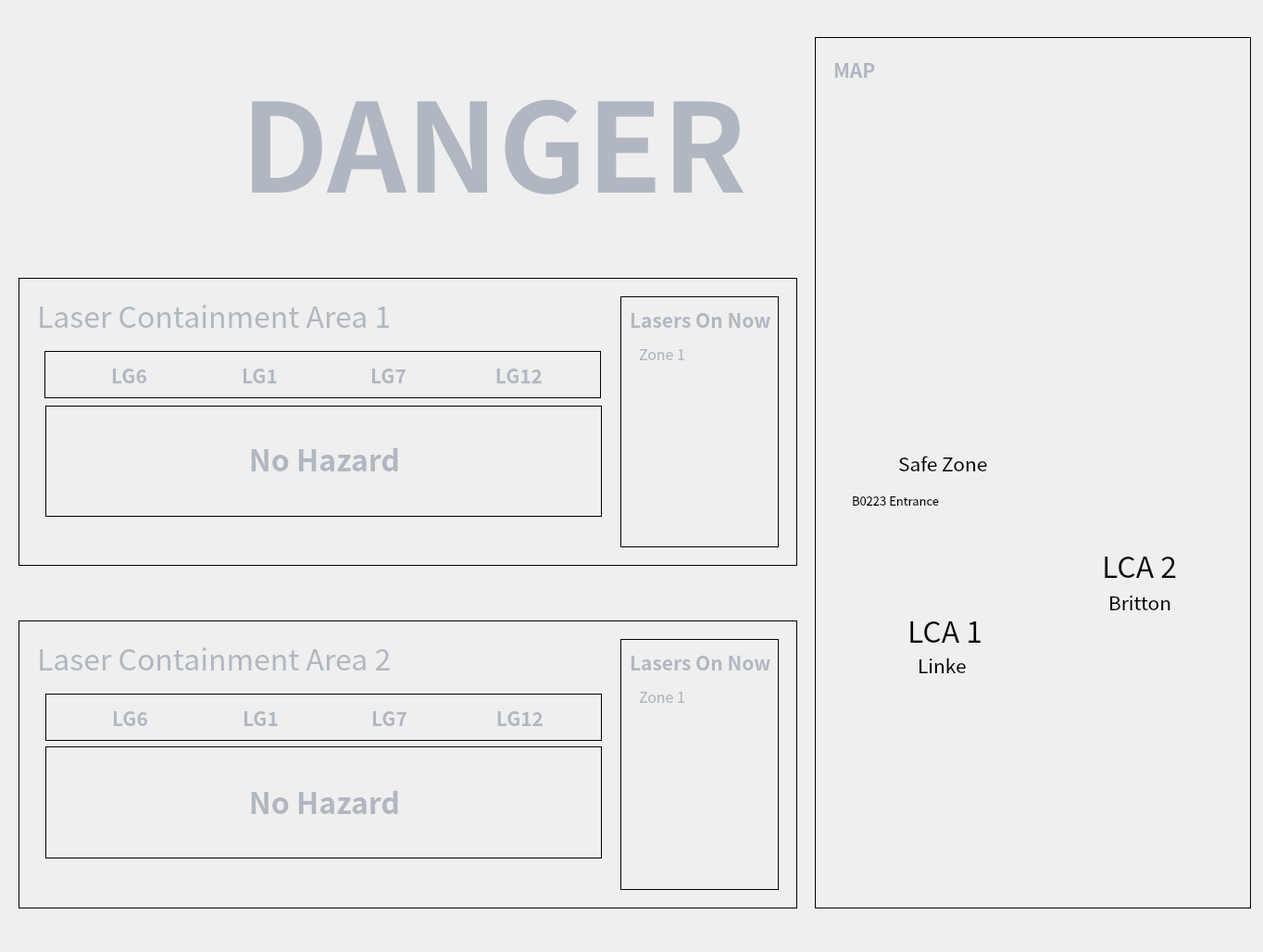
<?xml version="1.0" encoding="UTF-8"?>
<ui version="4.0">
 <class>MainWindow</class>
 <widget class="QMainWindow" name="MainWindow">
  <property name="geometry">
   <rect>
    <x>0</x>
    <y>0</y>
    <width>1364</width>
    <height>1028</height>
   </rect>
  </property>
  <property name="windowTitle">
   <string>MainWindow</string>
  </property>
  <property name="autoFillBackground">
   <bool>false</bool>
  </property>
  <widget class="QWidget" name="centralwidget">
   <widget class="QLabel" name="background">
    <property name="geometry">
     <rect>
      <x>-10</x>
      <y>0</y>
      <width>1511</width>
      <height>1171</height>
     </rect>
    </property>
    <property name="sizePolicy">
     <sizepolicy hsizetype="Fixed" vsizetype="Fixed">
      <horstretch>0</horstretch>
      <verstretch>0</verstretch>
     </sizepolicy>
    </property>
    <property name="font">
     <font>
      <kerning>true</kerning>
     </font>
    </property>
    <property name="autoFillBackground">
     <bool>false</bool>
    </property>
    <property name="text">
     <string/>
    </property>
    <property name="pixmap">
     <pixmap>images/gui1background.png</pixmap>
    </property>
    <property name="scaledContents">
     <bool>true</bool>
    </property>
   </widget>
   <widget class="QLabel" name="element2">
    <property name="geometry">
     <rect>
      <x>49</x>
      <y>438</y>
      <width>601</width>
      <height>120</height>
     </rect>
    </property>
    <property name="sizePolicy">
     <sizepolicy hsizetype="Fixed" vsizetype="Fixed">
      <horstretch>0</horstretch>
      <verstretch>0</verstretch>
     </sizepolicy>
    </property>
    <property name="autoFillBackground">
     <bool>false</bool>
    </property>
    <property name="frameShape">
     <enum>QFrame::Box</enum>
    </property>
    <property name="text">
     <string/>
    </property>
    <property name="pixmap">
     <pixmap>images/gui1element1.png</pixmap>
    </property>
    <property name="scaledContents">
     <bool>true</bool>
    </property>
   </widget>
   <widget class="QWidget" name="horizontalLayoutWidget">
    <property name="geometry">
     <rect>
      <x>49</x>
      <y>448</y>
      <width>601</width>
      <height>102</height>
     </rect>
    </property>
    <layout class="QHBoxLayout" name="horizontalLayout">
     <item>
      <widget class="QLabel" name="glasses2">
       <property name="sizePolicy">
        <sizepolicy hsizetype="Fixed" vsizetype="Fixed">
         <horstretch>0</horstretch>
         <verstretch>0</verstretch>
        </sizepolicy>
       </property>
       <property name="maximumSize">
        <size>
         <width>100</width>
         <height>100</height>
        </size>
       </property>
       <property name="text">
        <string/>
       </property>
       <property name="pixmap">
        <pixmap>images/checkgreen2.png</pixmap>
       </property>
       <property name="scaledContents">
        <bool>true</bool>
       </property>
      </widget>
     </item>
     <item>
      <widget class="QLabel" name="glasses3">
       <property name="sizePolicy">
        <sizepolicy hsizetype="Fixed" vsizetype="Fixed">
         <horstretch>0</horstretch>
         <verstretch>0</verstretch>
        </sizepolicy>
       </property>
       <property name="maximumSize">
        <size>
         <width>100</width>
         <height>100</height>
        </size>
       </property>
       <property name="text">
        <string/>
       </property>
       <property name="pixmap">
        <pixmap>images/checkgreen2.png</pixmap>
       </property>
       <property name="scaledContents">
        <bool>true</bool>
       </property>
      </widget>
     </item>
     <item>
      <widget class="QLabel" name="glasses4">
       <property name="sizePolicy">
        <sizepolicy hsizetype="Fixed" vsizetype="Fixed">
         <horstretch>0</horstretch>
         <verstretch>0</verstretch>
        </sizepolicy>
       </property>
       <property name="maximumSize">
        <size>
         <width>100</width>
         <height>100</height>
        </size>
       </property>
       <property name="text">
        <string/>
       </property>
       <property name="pixmap">
        <pixmap>images/checkgreen2.png</pixmap>
       </property>
       <property name="scaledContents">
        <bool>true</bool>
       </property>
      </widget>
     </item>
     <item>
      <widget class="QLabel" name="glasses5">
       <property name="sizePolicy">
        <sizepolicy hsizetype="Fixed" vsizetype="Fixed">
         <horstretch>0</horstretch>
         <verstretch>0</verstretch>
        </sizepolicy>
       </property>
       <property name="maximumSize">
        <size>
         <width>100</width>
         <height>100</height>
        </size>
       </property>
       <property name="text">
        <string/>
       </property>
       <property name="pixmap">
        <pixmap>images/checkgreen2.png</pixmap>
       </property>
       <property name="scaledContents">
        <bool>true</bool>
       </property>
      </widget>
     </item>
    </layout>
   </widget>
   <widget class="QLabel" name="element2_2">
    <property name="geometry">
     <rect>
      <x>670</x>
      <y>320</y>
      <width>171</width>
      <height>271</height>
     </rect>
    </property>
    <property name="sizePolicy">
     <sizepolicy hsizetype="Fixed" vsizetype="Fixed">
      <horstretch>0</horstretch>
      <verstretch>0</verstretch>
     </sizepolicy>
    </property>
    <property name="autoFillBackground">
     <bool>false</bool>
    </property>
    <property name="frameShape">
     <enum>QFrame::Box</enum>
    </property>
    <property name="frameShadow">
     <enum>QFrame::Plain</enum>
    </property>
    <property name="text">
     <string/>
    </property>
    <property name="pixmap">
     <pixmap>images/gui1element1.png</pixmap>
    </property>
    <property name="scaledContents">
     <bool>true</bool>
    </property>
   </widget>
   <widget class="QLabel" name="label_4">
    <property name="geometry">
     <rect>
      <x>680</x>
      <y>320</y>
      <width>171</width>
      <height>51</height>
     </rect>
    </property>
    <property name="font">
     <font>
      <family>Noto Sans CJK HK</family>
      <pointsize>16</pointsize>
      <weight>75</weight>
      <bold>true</bold>
     </font>
    </property>
    <property name="text">
     <string>&lt;html&gt;&lt;head/&gt;&lt;body&gt;&lt;p&gt;&lt;span style=&quot; color:#b0b7c1;&quot;&gt;Lasers On Now&lt;/span&gt;&lt;/p&gt;&lt;/body&gt;&lt;/html&gt;</string>
    </property>
   </widget>
   <widget class="QLabel" name="label_6">
    <property name="geometry">
     <rect>
      <x>900</x>
      <y>50</y>
      <width>261</width>
      <height>51</height>
     </rect>
    </property>
    <property name="font">
     <font>
      <family>Noto Sans CJK HK</family>
      <pointsize>16</pointsize>
      <weight>75</weight>
      <bold>true</bold>
     </font>
    </property>
    <property name="text">
     <string>&lt;html&gt;&lt;head/&gt;&lt;body&gt;&lt;p&gt;&lt;span style=&quot;color:#b0b7c1;&quot;&gt;MAP&lt;/span&gt;&lt;/p&gt;&lt;/body&gt;&lt;/html&gt;</string>
    </property>
   </widget>
   <widget class="QLabel" name="element3_3">
    <property name="geometry">
     <rect>
      <x>880</x>
      <y>40</y>
      <width>471</width>
      <height>941</height>
     </rect>
    </property>
    <property name="sizePolicy">
     <sizepolicy hsizetype="Fixed" vsizetype="Fixed">
      <horstretch>0</horstretch>
      <verstretch>0</verstretch>
     </sizepolicy>
    </property>
    <property name="autoFillBackground">
     <bool>false</bool>
    </property>
    <property name="frameShape">
     <enum>QFrame::Box</enum>
    </property>
    <property name="text">
     <string/>
    </property>
    <property name="pixmap">
     <pixmap>images/gui1element6.png</pixmap>
    </property>
    <property name="scaledContents">
     <bool>true</bool>
    </property>
   </widget>
   <widget class="QLabel" name="label_7">
    <property name="geometry">
     <rect>
      <x>40</x>
      <y>680</y>
      <width>391</width>
      <height>61</height>
     </rect>
    </property>
    <property name="font">
     <font>
      <family>Noto Sans CJK HK</family>
      <pointsize>24</pointsize>
     </font>
    </property>
    <property name="text">
     <string>&lt;html&gt;&lt;head/&gt;&lt;body&gt;&lt;p&gt;&lt;span style=&quot; color:#b0b7c1;&quot;&gt;Laser Containment Area 2&lt;/span&gt;&lt;/p&gt;&lt;/body&gt;&lt;/html&gt;</string>
    </property>
   </widget>
   <widget class="QWidget" name="horizontalLayoutWidget_2">
    <property name="geometry">
     <rect>
      <x>49</x>
      <y>816</y>
      <width>601</width>
      <height>102</height>
     </rect>
    </property>
    <layout class="QHBoxLayout" name="horizontalLayout_2">
     <item>
      <widget class="QLabel" name="glasses2_2">
       <property name="sizePolicy">
        <sizepolicy hsizetype="Fixed" vsizetype="Fixed">
         <horstretch>0</horstretch>
         <verstretch>0</verstretch>
        </sizepolicy>
       </property>
       <property name="maximumSize">
        <size>
         <width>100</width>
         <height>100</height>
        </size>
       </property>
       <property name="text">
        <string/>
       </property>
       <property name="pixmap">
        <pixmap>images/checkgreen2.png</pixmap>
       </property>
       <property name="scaledContents">
        <bool>true</bool>
       </property>
      </widget>
     </item>
     <item>
      <widget class="QLabel" name="glasses3_2">
       <property name="sizePolicy">
        <sizepolicy hsizetype="Fixed" vsizetype="Fixed">
         <horstretch>0</horstretch>
         <verstretch>0</verstretch>
        </sizepolicy>
       </property>
       <property name="maximumSize">
        <size>
         <width>100</width>
         <height>100</height>
        </size>
       </property>
       <property name="text">
        <string/>
       </property>
       <property name="pixmap">
        <pixmap>images/checkgreen2.png</pixmap>
       </property>
       <property name="scaledContents">
        <bool>true</bool>
       </property>
      </widget>
     </item>
     <item>
      <widget class="QLabel" name="glasses4_2">
       <property name="sizePolicy">
        <sizepolicy hsizetype="Fixed" vsizetype="Fixed">
         <horstretch>0</horstretch>
         <verstretch>0</verstretch>
        </sizepolicy>
       </property>
       <property name="maximumSize">
        <size>
         <width>100</width>
         <height>100</height>
        </size>
       </property>
       <property name="text">
        <string/>
       </property>
       <property name="pixmap">
        <pixmap>images/checkgreen2.png</pixmap>
       </property>
       <property name="scaledContents">
        <bool>true</bool>
       </property>
      </widget>
     </item>
     <item>
      <widget class="QLabel" name="glasses5_2">
       <property name="sizePolicy">
        <sizepolicy hsizetype="Fixed" vsizetype="Fixed">
         <horstretch>0</horstretch>
         <verstretch>0</verstretch>
        </sizepolicy>
       </property>
       <property name="maximumSize">
        <size>
         <width>100</width>
         <height>100</height>
        </size>
       </property>
       <property name="text">
        <string/>
       </property>
       <property name="pixmap">
        <pixmap>images/checkgreen2.png</pixmap>
       </property>
       <property name="scaledContents">
        <bool>true</bool>
       </property>
      </widget>
     </item>
    </layout>
   </widget>
   <widget class="QLabel" name="element2_3">
    <property name="geometry">
     <rect>
      <x>49</x>
      <y>806</y>
      <width>601</width>
      <height>121</height>
     </rect>
    </property>
    <property name="sizePolicy">
     <sizepolicy hsizetype="Fixed" vsizetype="Fixed">
      <horstretch>0</horstretch>
      <verstretch>0</verstretch>
     </sizepolicy>
    </property>
    <property name="autoFillBackground">
     <bool>false</bool>
    </property>
    <property name="frameShape">
     <enum>QFrame::Box</enum>
    </property>
    <property name="text">
     <string/>
    </property>
    <property name="pixmap">
     <pixmap>images/gui1element1.png</pixmap>
    </property>
    <property name="scaledContents">
     <bool>true</bool>
    </property>
   </widget>
   <widget class="QLabel" name="freqlistl">
    <property name="geometry">
     <rect>
      <x>690</x>
      <y>370</y>
      <width>131</width>
      <height>201</height>
     </rect>
    </property>
    <property name="font">
     <font>
      <family>Noto Sans CJK HK</family>
      <pointsize>12</pointsize>
     </font>
    </property>
    <property name="text">
     <string>&lt;html&gt;&lt;head/&gt;&lt;body&gt;&lt;p&gt;&lt;span style=&quot; color:#b0b7c1;&quot;&gt;Zone 1&lt;/span&gt;&lt;/p&gt;&lt;/body&gt;&lt;/html&gt;</string>
    </property>
    <property name="scaledContents">
     <bool>false</bool>
    </property>
    <property name="alignment">
     <set>Qt::AlignLeading|Qt::AlignLeft|Qt::AlignTop</set>
    </property>
   </widget>
   <widget class="QLabel" name="map">
    <property name="geometry">
     <rect>
      <x>880</x>
      <y>90</y>
      <width>491</width>
      <height>871</height>
     </rect>
    </property>
    <property name="sizePolicy">
     <sizepolicy hsizetype="Fixed" vsizetype="Fixed">
      <horstretch>0</horstretch>
      <verstretch>0</verstretch>
     </sizepolicy>
    </property>
    <property name="minimumSize">
     <size>
      <width>0</width>
      <height>0</height>
     </size>
    </property>
    <property name="maximumSize">
     <size>
      <width>500</width>
      <height>1000</height>
     </size>
    </property>
    <property name="text">
     <string/>
    </property>
    <property name="pixmap">
     <pixmap>images/map6.png</pixmap>
    </property>
    <property name="scaledContents">
     <bool>true</bool>
    </property>
   </widget>
   <widget class="QLabel" name="element2_4">
    <property name="geometry">
     <rect>
      <x>48</x>
      <y>379</y>
      <width>601</width>
      <height>51</height>
     </rect>
    </property>
    <property name="sizePolicy">
     <sizepolicy hsizetype="Fixed" vsizetype="Fixed">
      <horstretch>0</horstretch>
      <verstretch>0</verstretch>
     </sizepolicy>
    </property>
    <property name="autoFillBackground">
     <bool>false</bool>
    </property>
    <property name="frameShape">
     <enum>QFrame::Box</enum>
    </property>
    <property name="text">
     <string/>
    </property>
    <property name="pixmap">
     <pixmap>images/gui1element1.png</pixmap>
    </property>
    <property name="scaledContents">
     <bool>true</bool>
    </property>
   </widget>
   <widget class="QLabel" name="label_9">
    <property name="geometry">
     <rect>
      <x>79</x>
      <y>380</y>
      <width>121</width>
      <height>51</height>
     </rect>
    </property>
    <property name="font">
     <font>
      <family>Noto Sans CJK HK</family>
      <pointsize>16</pointsize>
      <weight>75</weight>
      <bold>true</bold>
     </font>
    </property>
    <property name="text">
     <string>&lt;html&gt;&lt;head/&gt;&lt;body&gt;&lt;p&gt;&lt;span style=&quot;color:#b0b7c1;&quot;&gt;LG6&lt;/span&gt;&lt;/p&gt;&lt;/body&gt;&lt;/html&gt;</string>
    </property>
    <property name="alignment">
     <set>Qt::AlignCenter</set>
    </property>
   </widget>
   <widget class="QLabel" name="label_10">
    <property name="geometry">
     <rect>
      <x>220</x>
      <y>380</y>
      <width>121</width>
      <height>51</height>
     </rect>
    </property>
    <property name="font">
     <font>
      <family>Noto Sans CJK HK</family>
      <pointsize>16</pointsize>
      <weight>75</weight>
      <bold>true</bold>
     </font>
    </property>
    <property name="text">
     <string>&lt;html&gt;&lt;head/&gt;&lt;body&gt;&lt;p&gt;&lt;span style=&quot;color:#b0b7c1;&quot;&gt;LG1&lt;/span&gt;&lt;/p&gt;&lt;/body&gt;&lt;/html&gt;</string>
    </property>
    <property name="alignment">
     <set>Qt::AlignCenter</set>
    </property>
   </widget>
   <widget class="QLabel" name="label_11">
    <property name="geometry">
     <rect>
      <x>359</x>
      <y>380</y>
      <width>121</width>
      <height>51</height>
     </rect>
    </property>
    <property name="font">
     <font>
      <family>Noto Sans CJK HK</family>
      <pointsize>16</pointsize>
      <weight>75</weight>
      <bold>true</bold>
     </font>
    </property>
    <property name="text">
     <string>&lt;html&gt;&lt;head/&gt;&lt;body&gt;&lt;p&gt;&lt;span style=&quot;color:#b0b7c1;&quot;&gt;LG7&lt;/span&gt;&lt;/p&gt;&lt;/body&gt;&lt;/html&gt;</string>
    </property>
    <property name="alignment">
     <set>Qt::AlignCenter</set>
    </property>
   </widget>
   <widget class="QLabel" name="label_12">
    <property name="geometry">
     <rect>
      <x>500</x>
      <y>380</y>
      <width>121</width>
      <height>51</height>
     </rect>
    </property>
    <property name="font">
     <font>
      <family>Noto Sans CJK HK</family>
      <pointsize>16</pointsize>
      <weight>75</weight>
      <bold>true</bold>
     </font>
    </property>
    <property name="text">
     <string>&lt;html&gt;&lt;head/&gt;&lt;body&gt;&lt;p&gt;&lt;span style=&quot;color:#b0b7c1;&quot;&gt;LG12&lt;/span&gt;&lt;/p&gt;&lt;/body&gt;&lt;/html&gt;</string>
    </property>
    <property name="alignment">
     <set>Qt::AlignCenter</set>
    </property>
   </widget>
   <widget class="QLabel" name="zonebred">
    <property name="geometry">
     <rect>
      <x>880</x>
      <y>90</y>
      <width>491</width>
      <height>871</height>
     </rect>
    </property>
    <property name="sizePolicy">
     <sizepolicy hsizetype="Fixed" vsizetype="Fixed">
      <horstretch>0</horstretch>
      <verstretch>0</verstretch>
     </sizepolicy>
    </property>
    <property name="minimumSize">
     <size>
      <width>0</width>
      <height>0</height>
     </size>
    </property>
    <property name="maximumSize">
     <size>
      <width>500</width>
      <height>1000</height>
     </size>
    </property>
    <property name="text">
     <string/>
    </property>
    <property name="pixmap">
     <pixmap>images/map6red2.png</pixmap>
    </property>
    <property name="scaledContents">
     <bool>true</bool>
    </property>
   </widget>
   <widget class="QLabel" name="zonelred">
    <property name="geometry">
     <rect>
      <x>880</x>
      <y>90</y>
      <width>491</width>
      <height>871</height>
     </rect>
    </property>
    <property name="sizePolicy">
     <sizepolicy hsizetype="Fixed" vsizetype="Fixed">
      <horstretch>0</horstretch>
      <verstretch>0</verstretch>
     </sizepolicy>
    </property>
    <property name="minimumSize">
     <size>
      <width>0</width>
      <height>0</height>
     </size>
    </property>
    <property name="maximumSize">
     <size>
      <width>500</width>
      <height>1000</height>
     </size>
    </property>
    <property name="text">
     <string/>
    </property>
    <property name="pixmap">
     <pixmap>images/map6red1.png</pixmap>
    </property>
    <property name="scaledContents">
     <bool>true</bool>
    </property>
   </widget>
   <widget class="QLabel" name="element2_5">
    <property name="geometry">
     <rect>
      <x>670</x>
      <y>690</y>
      <width>171</width>
      <height>271</height>
     </rect>
    </property>
    <property name="sizePolicy">
     <sizepolicy hsizetype="Fixed" vsizetype="Fixed">
      <horstretch>0</horstretch>
      <verstretch>0</verstretch>
     </sizepolicy>
    </property>
    <property name="autoFillBackground">
     <bool>false</bool>
    </property>
    <property name="frameShape">
     <enum>QFrame::Box</enum>
    </property>
    <property name="frameShadow">
     <enum>QFrame::Plain</enum>
    </property>
    <property name="text">
     <string/>
    </property>
    <property name="pixmap">
     <pixmap>images/gui1element1.png</pixmap>
    </property>
    <property name="scaledContents">
     <bool>true</bool>
    </property>
   </widget>
   <widget class="QLabel" name="label_16">
    <property name="geometry">
     <rect>
      <x>680</x>
      <y>690</y>
      <width>181</width>
      <height>51</height>
     </rect>
    </property>
    <property name="font">
     <font>
      <family>Noto Sans CJK HK</family>
      <pointsize>16</pointsize>
      <weight>75</weight>
      <bold>true</bold>
     </font>
    </property>
    <property name="text">
     <string>&lt;html&gt;&lt;head/&gt;&lt;body&gt;&lt;p&gt;&lt;span style=&quot; color:#b0b7c1;&quot;&gt;Lasers On Now&lt;/span&gt;&lt;/p&gt;&lt;/body&gt;&lt;/html&gt;</string>
    </property>
   </widget>
   <widget class="QLabel" name="freqlistb">
    <property name="geometry">
     <rect>
      <x>690</x>
      <y>740</y>
      <width>131</width>
      <height>201</height>
     </rect>
    </property>
    <property name="font">
     <font>
      <family>Noto Sans CJK HK</family>
      <pointsize>12</pointsize>
     </font>
    </property>
    <property name="text">
     <string>&lt;html&gt;&lt;head/&gt;&lt;body&gt;&lt;p&gt;&lt;span style=&quot; color:#b0b7c1;&quot;&gt;Zone 1&lt;/span&gt;&lt;/p&gt;&lt;/body&gt;&lt;/html&gt;</string>
    </property>
    <property name="scaledContents">
     <bool>false</bool>
    </property>
    <property name="alignment">
     <set>Qt::AlignLeading|Qt::AlignLeft|Qt::AlignTop</set>
    </property>
   </widget>
   <widget class="QLabel" name="label_18">
    <property name="geometry">
     <rect>
      <x>980</x>
      <y>650</y>
      <width>91</width>
      <height>61</height>
     </rect>
    </property>
    <property name="font">
     <font>
      <family>Noto Sans CJK HK</family>
      <pointsize>24</pointsize>
     </font>
    </property>
    <property name="text">
     <string>&lt;html&gt;&lt;head/&gt;&lt;body&gt;&lt;p&gt;LCA 1&lt;/p&gt;&lt;/body&gt;&lt;/html&gt;</string>
    </property>
   </widget>
   <widget class="QLabel" name="label_19">
    <property name="geometry">
     <rect>
      <x>1190</x>
      <y>580</y>
      <width>101</width>
      <height>61</height>
     </rect>
    </property>
    <property name="font">
     <font>
      <family>Noto Sans CJK HK</family>
      <pointsize>24</pointsize>
     </font>
    </property>
    <property name="text">
     <string>&lt;html&gt;&lt;head/&gt;&lt;body&gt;&lt;p&gt;LCA 2&lt;/p&gt;&lt;/body&gt;&lt;/html&gt;</string>
    </property>
   </widget>
   <widget class="QLabel" name="element2_6">
    <property name="geometry">
     <rect>
      <x>49</x>
      <y>749</y>
      <width>601</width>
      <height>51</height>
     </rect>
    </property>
    <property name="sizePolicy">
     <sizepolicy hsizetype="Fixed" vsizetype="Fixed">
      <horstretch>0</horstretch>
      <verstretch>0</verstretch>
     </sizepolicy>
    </property>
    <property name="autoFillBackground">
     <bool>false</bool>
    </property>
    <property name="frameShape">
     <enum>QFrame::Box</enum>
    </property>
    <property name="text">
     <string/>
    </property>
    <property name="pixmap">
     <pixmap>images/gui1element1.png</pixmap>
    </property>
    <property name="scaledContents">
     <bool>true</bool>
    </property>
   </widget>
   <widget class="QLabel" name="label_14">
    <property name="geometry">
     <rect>
      <x>221</x>
      <y>750</y>
      <width>121</width>
      <height>51</height>
     </rect>
    </property>
    <property name="font">
     <font>
      <family>Noto Sans CJK HK</family>
      <pointsize>16</pointsize>
      <weight>75</weight>
      <bold>true</bold>
     </font>
    </property>
    <property name="text">
     <string>&lt;html&gt;&lt;head/&gt;&lt;body&gt;&lt;p&gt;&lt;span style=&quot;color:#b0b7c1;&quot;&gt;LG1&lt;/span&gt;&lt;/p&gt;&lt;/body&gt;&lt;/html&gt;</string>
    </property>
    <property name="alignment">
     <set>Qt::AlignCenter</set>
    </property>
   </widget>
   <widget class="QLabel" name="label_15">
    <property name="geometry">
     <rect>
      <x>501</x>
      <y>750</y>
      <width>121</width>
      <height>51</height>
     </rect>
    </property>
    <property name="font">
     <font>
      <family>Noto Sans CJK HK</family>
      <pointsize>16</pointsize>
      <weight>75</weight>
      <bold>true</bold>
     </font>
    </property>
    <property name="text">
     <string>&lt;html&gt;&lt;head/&gt;&lt;body&gt;&lt;p&gt;&lt;span style=&quot;color:#b0b7c1;&quot;&gt;LG12&lt;/span&gt;&lt;/p&gt;&lt;/body&gt;&lt;/html&gt;</string>
    </property>
    <property name="alignment">
     <set>Qt::AlignCenter</set>
    </property>
   </widget>
   <widget class="QLabel" name="label_17">
    <property name="geometry">
     <rect>
      <x>360</x>
      <y>750</y>
      <width>121</width>
      <height>51</height>
     </rect>
    </property>
    <property name="font">
     <font>
      <family>Noto Sans CJK HK</family>
      <pointsize>16</pointsize>
      <weight>75</weight>
      <bold>true</bold>
     </font>
    </property>
    <property name="text">
     <string>&lt;html&gt;&lt;head/&gt;&lt;body&gt;&lt;p&gt;&lt;span style=&quot;color:#b0b7c1;&quot;&gt;LG7&lt;/span&gt;&lt;/p&gt;&lt;/body&gt;&lt;/html&gt;</string>
    </property>
    <property name="alignment">
     <set>Qt::AlignCenter</set>
    </property>
   </widget>
   <widget class="QLabel" name="label_21">
    <property name="geometry">
     <rect>
      <x>80</x>
      <y>750</y>
      <width>121</width>
      <height>51</height>
     </rect>
    </property>
    <property name="font">
     <font>
      <family>Noto Sans CJK HK</family>
      <pointsize>16</pointsize>
      <weight>75</weight>
      <bold>true</bold>
     </font>
    </property>
    <property name="text">
     <string>&lt;html&gt;&lt;head/&gt;&lt;body&gt;&lt;p&gt;&lt;span style=&quot;color:#b0b7c1;&quot;&gt;LG6&lt;/span&gt;&lt;/p&gt;&lt;/body&gt;&lt;/html&gt;</string>
    </property>
    <property name="alignment">
     <set>Qt::AlignCenter</set>
    </property>
   </widget>
   <widget class="QLabel" name="element2_7">
    <property name="geometry">
     <rect>
      <x>20</x>
      <y>300</y>
      <width>841</width>
      <height>311</height>
     </rect>
    </property>
    <property name="sizePolicy">
     <sizepolicy hsizetype="Fixed" vsizetype="Fixed">
      <horstretch>0</horstretch>
      <verstretch>0</verstretch>
     </sizepolicy>
    </property>
    <property name="autoFillBackground">
     <bool>false</bool>
    </property>
    <property name="frameShape">
     <enum>QFrame::Box</enum>
    </property>
    <property name="frameShadow">
     <enum>QFrame::Plain</enum>
    </property>
    <property name="text">
     <string/>
    </property>
    <property name="pixmap">
     <pixmap>images/gui1element6.png</pixmap>
    </property>
    <property name="scaledContents">
     <bool>true</bool>
    </property>
   </widget>
   <widget class="QLabel" name="label_23">
    <property name="geometry">
     <rect>
      <x>40</x>
      <y>310</y>
      <width>391</width>
      <height>61</height>
     </rect>
    </property>
    <property name="font">
     <font>
      <family>Noto Sans CJK HK</family>
      <pointsize>24</pointsize>
     </font>
    </property>
    <property name="text">
     <string>&lt;html&gt;&lt;head/&gt;&lt;body&gt;&lt;p&gt;&lt;span style=&quot; color:#b0b7c1;&quot;&gt;Laser Containment Area 1&lt;/span&gt;&lt;/p&gt;&lt;/body&gt;&lt;/html&gt;</string>
    </property>
   </widget>
   <widget class="QLabel" name="element2_8">
    <property name="geometry">
     <rect>
      <x>20</x>
      <y>670</y>
      <width>841</width>
      <height>311</height>
     </rect>
    </property>
    <property name="sizePolicy">
     <sizepolicy hsizetype="Fixed" vsizetype="Fixed">
      <horstretch>0</horstretch>
      <verstretch>0</verstretch>
     </sizepolicy>
    </property>
    <property name="autoFillBackground">
     <bool>false</bool>
    </property>
    <property name="frameShape">
     <enum>QFrame::Box</enum>
    </property>
    <property name="frameShadow">
     <enum>QFrame::Plain</enum>
    </property>
    <property name="text">
     <string/>
    </property>
    <property name="pixmap">
     <pixmap>images/gui1element6.png</pixmap>
    </property>
    <property name="scaledContents">
     <bool>true</bool>
    </property>
   </widget>
   <widget class="QLabel" name="warning">
    <property name="geometry">
     <rect>
      <x>770</x>
      <y>570</y>
      <width>500</width>
      <height>500</height>
     </rect>
    </property>
    <property name="sizePolicy">
     <sizepolicy hsizetype="Fixed" vsizetype="Fixed">
      <horstretch>0</horstretch>
      <verstretch>0</verstretch>
     </sizepolicy>
    </property>
    <property name="minimumSize">
     <size>
      <width>500</width>
      <height>500</height>
     </size>
    </property>
    <property name="maximumSize">
     <size>
      <width>500</width>
      <height>500</height>
     </size>
    </property>
    <property name="text">
     <string/>
    </property>
    <property name="pixmap">
     <pixmap>images/exclamation.png</pixmap>
    </property>
    <property name="scaledContents">
     <bool>true</bool>
    </property>
   </widget>
   <widget class="QLabel" name="zonelyellow">
    <property name="geometry">
     <rect>
      <x>880</x>
      <y>90</y>
      <width>491</width>
      <height>871</height>
     </rect>
    </property>
    <property name="sizePolicy">
     <sizepolicy hsizetype="Fixed" vsizetype="Fixed">
      <horstretch>0</horstretch>
      <verstretch>0</verstretch>
     </sizepolicy>
    </property>
    <property name="minimumSize">
     <size>
      <width>0</width>
      <height>0</height>
     </size>
    </property>
    <property name="maximumSize">
     <size>
      <width>500</width>
      <height>1000</height>
     </size>
    </property>
    <property name="text">
     <string/>
    </property>
    <property name="pixmap">
     <pixmap>images/map6yellow1.png</pixmap>
    </property>
    <property name="scaledContents">
     <bool>true</bool>
    </property>
   </widget>
   <widget class="QLabel" name="zonebyellow">
    <property name="geometry">
     <rect>
      <x>880</x>
      <y>90</y>
      <width>491</width>
      <height>871</height>
     </rect>
    </property>
    <property name="sizePolicy">
     <sizepolicy hsizetype="Fixed" vsizetype="Fixed">
      <horstretch>0</horstretch>
      <verstretch>0</verstretch>
     </sizepolicy>
    </property>
    <property name="minimumSize">
     <size>
      <width>0</width>
      <height>0</height>
     </size>
    </property>
    <property name="maximumSize">
     <size>
      <width>500</width>
      <height>1000</height>
     </size>
    </property>
    <property name="text">
     <string/>
    </property>
    <property name="pixmap">
     <pixmap>images/map6yellow.png</pixmap>
    </property>
    <property name="scaledContents">
     <bool>true</bool>
    </property>
   </widget>
   <widget class="QLabel" name="label_22">
    <property name="geometry">
     <rect>
      <x>1197</x>
      <y>620</y>
      <width>71</width>
      <height>61</height>
     </rect>
    </property>
    <property name="font">
     <font>
      <family>Noto Sans CJK HK</family>
      <pointsize>16</pointsize>
     </font>
    </property>
    <property name="text">
     <string>&lt;html&gt;&lt;head/&gt;&lt;body&gt;&lt;p&gt;Britton&lt;/p&gt;&lt;/body&gt;&lt;/html&gt;</string>
    </property>
    <property name="textFormat">
     <enum>Qt::RichText</enum>
    </property>
   </widget>
   <widget class="QLabel" name="label_24">
    <property name="geometry">
     <rect>
      <x>991</x>
      <y>688</y>
      <width>71</width>
      <height>61</height>
     </rect>
    </property>
    <property name="font">
     <font>
      <family>Noto Sans CJK HK</family>
      <pointsize>16</pointsize>
     </font>
    </property>
    <property name="text">
     <string>&lt;html&gt;&lt;head/&gt;&lt;body&gt;&lt;p&gt;Linke&lt;/p&gt;&lt;/body&gt;&lt;/html&gt;</string>
    </property>
    <property name="textFormat">
     <enum>Qt::RichText</enum>
    </property>
   </widget>
   <widget class="QLabel" name="label_25">
    <property name="geometry">
     <rect>
      <x>970</x>
      <y>470</y>
      <width>101</width>
      <height>61</height>
     </rect>
    </property>
    <property name="font">
     <font>
      <family>Noto Sans CJK HK</family>
      <pointsize>16</pointsize>
     </font>
    </property>
    <property name="text">
     <string>&lt;html&gt;&lt;head/&gt;&lt;body&gt;&lt;p&gt;Safe Zone&lt;/p&gt;&lt;/body&gt;&lt;/html&gt;</string>
    </property>
    <property name="textFormat">
     <enum>Qt::RichText</enum>
    </property>
   </widget>
   <widget class="QLabel" name="label_26">
    <property name="geometry">
     <rect>
      <x>920</x>
      <y>510</y>
      <width>161</width>
      <height>61</height>
     </rect>
    </property>
    <property name="font">
     <font>
      <family>Noto Sans CJK HK</family>
      <pointsize>10</pointsize>
     </font>
    </property>
    <property name="text">
     <string>&lt;html&gt;&lt;head/&gt;&lt;body&gt;&lt;p&gt;B0223 Entrance&lt;/p&gt;&lt;/body&gt;&lt;/html&gt;</string>
    </property>
    <property name="textFormat">
     <enum>Qt::RichText</enum>
    </property>
   </widget>
   <widget class="QLabel" name="warning_2">
    <property name="geometry">
     <rect>
      <x>30</x>
      <y>50</y>
      <width>200</width>
      <height>200</height>
     </rect>
    </property>
    <property name="sizePolicy">
     <sizepolicy hsizetype="Fixed" vsizetype="Fixed">
      <horstretch>0</horstretch>
      <verstretch>0</verstretch>
     </sizepolicy>
    </property>
    <property name="minimumSize">
     <size>
      <width>0</width>
      <height>0</height>
     </size>
    </property>
    <property name="maximumSize">
     <size>
      <width>500</width>
      <height>500</height>
     </size>
    </property>
    <property name="text">
     <string/>
    </property>
    <property name="pixmap">
     <pixmap>images/warningsign.png</pixmap>
    </property>
    <property name="scaledContents">
     <bool>true</bool>
    </property>
   </widget>
   <widget class="QLabel" name="label_27">
    <property name="geometry">
     <rect>
      <x>260</x>
      <y>40</y>
      <width>561</width>
      <height>221</height>
     </rect>
    </property>
    <property name="font">
     <font>
      <family>Noto Sans CJK HK</family>
      <pointsize>100</pointsize>
      <weight>75</weight>
      <bold>true</bold>
     </font>
    </property>
    <property name="text">
     <string>&lt;html&gt;&lt;head/&gt;&lt;body&gt;&lt;p&gt;&lt;span style=&quot; color:#b0b7c1;&quot;&gt;DANGER&lt;/span&gt;&lt;/p&gt;&lt;/body&gt;&lt;/html&gt;</string>
    </property>
   </widget>
   <widget class="QLabel" name="nohazard1">
    <property name="geometry">
     <rect>
      <x>260</x>
      <y>470</y>
      <width>181</width>
      <height>51</height>
     </rect>
    </property>
    <property name="font">
     <font>
      <family>Noto Sans CJK HK</family>
      <pointsize>24</pointsize>
      <weight>75</weight>
      <bold>true</bold>
     </font>
    </property>
    <property name="text">
     <string>&lt;html&gt;&lt;head/&gt;&lt;body&gt;&lt;p&gt;&lt;span style=&quot; color:#b0b7c1;&quot;&gt;No Hazard&lt;/span&gt;&lt;/p&gt;&lt;/body&gt;&lt;/html&gt;</string>
    </property>
    <property name="alignment">
     <set>Qt::AlignCenter</set>
    </property>
   </widget>
   <widget class="QLabel" name="nohazard2">
    <property name="geometry">
     <rect>
      <x>260</x>
      <y>840</y>
      <width>181</width>
      <height>51</height>
     </rect>
    </property>
    <property name="font">
     <font>
      <family>Noto Sans CJK HK</family>
      <pointsize>24</pointsize>
      <weight>75</weight>
      <bold>true</bold>
     </font>
    </property>
    <property name="text">
     <string>&lt;html&gt;&lt;head/&gt;&lt;body&gt;&lt;p&gt;&lt;span style=&quot; color:#b0b7c1;&quot;&gt;No Hazard&lt;/span&gt;&lt;/p&gt;&lt;/body&gt;&lt;/html&gt;</string>
    </property>
    <property name="alignment">
     <set>Qt::AlignCenter</set>
    </property>
   </widget>
   <zorder>background</zorder>
   <zorder>element2_7</zorder>
   <zorder>element2_8</zorder>
   <zorder>element2_3</zorder>
   <zorder>element2</zorder>
   <zorder>horizontalLayoutWidget</zorder>
   <zorder>element2_2</zorder>
   <zorder>label_4</zorder>
   <zorder>element3_3</zorder>
   <zorder>label_6</zorder>
   <zorder>label_7</zorder>
   <zorder>horizontalLayoutWidget_2</zorder>
   <zorder>freqlistl</zorder>
   <zorder>map</zorder>
   <zorder>element2_4</zorder>
   <zorder>label_9</zorder>
   <zorder>label_10</zorder>
   <zorder>label_11</zorder>
   <zorder>label_12</zorder>
   <zorder>element2_5</zorder>
   <zorder>label_16</zorder>
   <zorder>freqlistb</zorder>
   <zorder>element2_6</zorder>
   <zorder>label_14</zorder>
   <zorder>label_15</zorder>
   <zorder>label_17</zorder>
   <zorder>label_21</zorder>
   <zorder>label_23</zorder>
   <zorder>zonelyellow</zorder>
   <zorder>zonebyellow</zorder>
   <zorder>zonelred</zorder>
   <zorder>zonebred</zorder>
   <zorder>label_19</zorder>
   <zorder>warning</zorder>
   <zorder>label_18</zorder>
   <zorder>label_22</zorder>
   <zorder>label_24</zorder>
   <zorder>label_25</zorder>
   <zorder>label_26</zorder>
   <zorder>warning_2</zorder>
   <zorder>label_27</zorder>
   <zorder>nohazard1</zorder>
   <zorder>nohazard2</zorder>
  </widget>
 </widget>
 <resources/>
 <connections/>
</ui>
